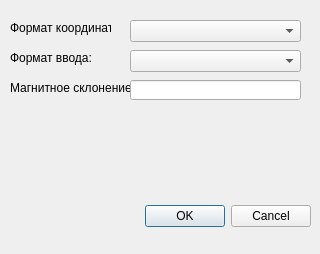
<?xml version="1.0" encoding="UTF-8"?>
<ui version="4.0">
 <class>Dialog</class>
 <widget class="QDialog" name="Dialog">
  <property name="geometry">
   <rect>
    <x>0</x>
    <y>0</y>
    <width>320</width>
    <height>254</height>
   </rect>
  </property>
  <property name="windowTitle">
   <string>Настройки отвода</string>
  </property>
  <widget class="QDialogButtonBox" name="buttonBox">
   <property name="geometry">
    <rect>
     <x>10</x>
     <y>200</y>
     <width>301</width>
     <height>32</height>
    </rect>
   </property>
   <property name="orientation">
    <enum>Qt::Horizontal</enum>
   </property>
   <property name="standardButtons">
    <set>QDialogButtonBox::Cancel|QDialogButtonBox::Ok</set>
   </property>
  </widget>
  <widget class="QLabel" name="label_4">
   <property name="geometry">
    <rect>
     <x>10</x>
     <y>20</y>
     <width>101</width>
     <height>16</height>
    </rect>
   </property>
   <property name="text">
    <string>Формат координат:</string>
   </property>
  </widget>
  <widget class="QLabel" name="label_5">
   <property name="geometry">
    <rect>
     <x>10</x>
     <y>50</y>
     <width>101</width>
     <height>16</height>
    </rect>
   </property>
   <property name="text">
    <string>Формат ввода:</string>
   </property>
  </widget>
  <widget class="QComboBox" name="tabletype_comboBox">
   <property name="geometry">
    <rect>
     <x>130</x>
     <y>20</y>
     <width>171</width>
     <height>22</height>
    </rect>
   </property>
  </widget>
  <widget class="QComboBox" name="coordtype_comboBox">
   <property name="geometry">
    <rect>
     <x>130</x>
     <y>50</y>
     <width>171</width>
     <height>22</height>
    </rect>
   </property>
  </widget>
  <widget class="QLabel" name="label">
   <property name="geometry">
    <rect>
     <x>10</x>
     <y>80</y>
     <width>121</width>
     <height>16</height>
    </rect>
   </property>
   <property name="text">
    <string>Магнитное склонение:</string>
   </property>
  </widget>
  <widget class="QLineEdit" name="magnIncl_lineEdit">
   <property name="geometry">
    <rect>
     <x>130</x>
     <y>80</y>
     <width>171</width>
     <height>20</height>
    </rect>
   </property>
  </widget>
 </widget>
 <resources/>
 <connections>
  <connection>
   <sender>buttonBox</sender>
   <signal>accepted()</signal>
   <receiver>Dialog</receiver>
   <slot>accept()</slot>
   <hints>
    <hint type="sourcelabel">
     <x>248</x>
     <y>254</y>
    </hint>
    <hint type="destinationlabel">
     <x>157</x>
     <y>274</y>
    </hint>
   </hints>
  </connection>
  <connection>
   <sender>buttonBox</sender>
   <signal>rejected()</signal>
   <receiver>Dialog</receiver>
   <slot>reject()</slot>
   <hints>
    <hint type="sourcelabel">
     <x>316</x>
     <y>260</y>
    </hint>
    <hint type="destinationlabel">
     <x>286</x>
     <y>274</y>
    </hint>
   </hints>
  </connection>
 </connections>
</ui>
